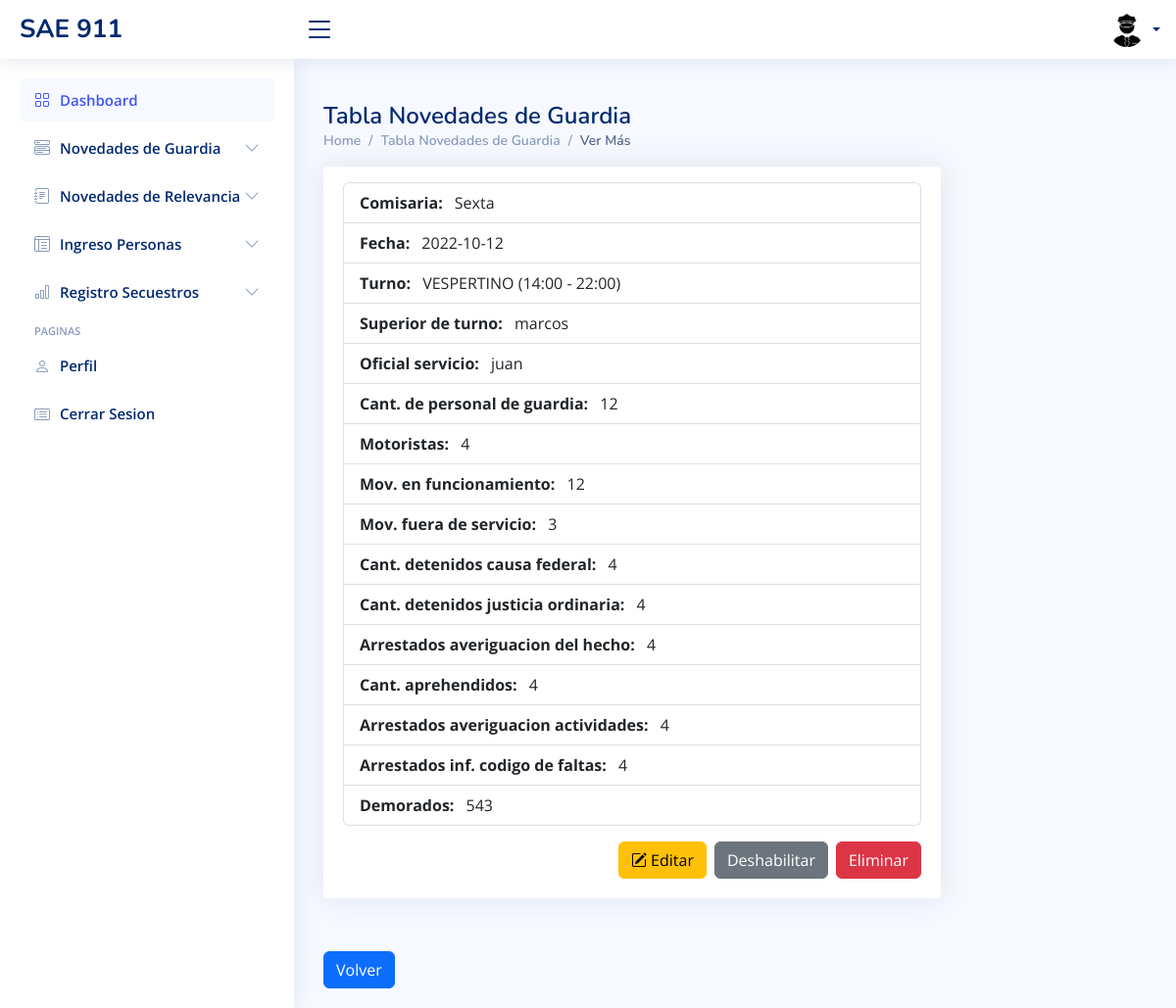
/novedades-ver-mas.php?id=7, run on the app's committed database.
### tables this page shows
CREATE TABLE `comisarias` (
  `idComisaria` int NOT NULL,
  `nombre` varchar(50) NOT NULL,
  `direccion` varchar(50) NOT NULL,
  `provincia` varchar(50) NOT NULL,
  `departamento` varchar(50) NOT NULL,
  `localidad` varchar(50) NOT NULL,
  `telefono` varchar(50) NOT NULL,
  `latitud` varchar(50) NOT NULL,
  `longitud` varchar(50) NOT NULL,
  `habilitado` tinyint(1) NOT NULL,
  `eliminado` tinyint(1) NOT NULL DEFAULT '0'
);

CREATE TABLE `novedades_de_guardia` (
  `id` int NOT NULL,
  `idUsuario` int NOT NULL,
  `idComisaria` int NOT NULL,
  `fecha` date NOT NULL,
  `turno` varchar(30) NOT NULL,
  `superior_de_turno` varchar(100) NOT NULL,
  `oficial_servicio` varchar(100) NOT NULL,
  `personas_de_guardia` int NOT NULL,
  `motoristas` int NOT NULL,
  `mov_funcionamiento` varchar(250) NOT NULL,
  `mov_fuera_de_servicio` varchar(250) NOT NULL,
  `detenidos_causa_federal` int NOT NULL,
  `detenidos_justicia_ordinaria` int NOT NULL,
  `arres_averiguacion_de_hecho` int NOT NULL,
  `aprehendidos` int NOT NULL,
  `arres_averiguacion_actividades` int NOT NULL,
  `arres_info_codigo_de_faltas` int NOT NULL,
  `demorados` int NOT NULL
);

### novedades-ver-mas.php (the view, shortened to what this page needs)
<?php
    include('conexion.php');
    $idNovedades=$_GET['id'];
    $consultaSelectNovedades="SELECT * FROM novedades_de_guardia WHERE id=$idNovedades";
    $resultadoSelectNovedades=mysqli_query($conexion,$consultaSelectNovedades);
    if ($row = $resultadoSelectNovedades->fetch_assoc()) {
      $idComisaria=$row['idComisaria'];
      $fecha = $row['fecha'];
      $turno = $row['turno'];
      $superior_de_turno = $row['superior_de_turno'];
      $oficial_servicio = $row['oficial_servicio'];
      $personas_de_guardia = $row['personas_de_guardia'];
      $motoristas = $row['motoristas'];
      $mov_funcionamiento = $row['mov_funcionamiento'];
      $mov_fuera_de_servicio = $row['mov_fuera_de_servicio'];
      $detenidos_causa_federal = $row['detenidos_causa_federal'];
      $detenidos_justicia_ordinaria = $row['detenidos_justicia_ordinaria'];
      $arres_averiguacion_de_hecho = $row['arres_averiguacion_de_hecho'];
      $aprehendidos = $row['aprehendidos'];
      $arres_averiguacion_actividades = $row['arres_averiguacion_actividades'];
      $arres_info_codigo_de_faltas = $row['arres_info_codigo_de_faltas'];
      $demorados = $row['demorados'];
    }
    $consultaSelectComisarias="SELECT * FROM comisarias WHERE idComisaria=$idComisaria";
    $resultadoSelectComisarias=mysqli_query($conexion,$consultaSelectComisarias);
    if ($row2=$resultadoSelectComisarias->fetch_assoc()) {
      $nombreComisaria=$row2['nombre'];
    }
 ?>
<!DOCTYPE html>
<html lang="en">
<head>
  <link href="assets/vendor/bootstrap/css/bootstrap.min.css" rel="stylesheet">
  <link href="assets/vendor/bootstrap-icons/bootstrap-icons.css" rel="stylesheet">
  <link href="assets/vendor/boxicons/css/boxicons.min.css" rel="stylesheet">
  <link href="assets/vendor/quill/quill.snow.css" rel="stylesheet">
  <link href="assets/vendor/quill/quill.bubble.css" rel="stylesheet">
  <link href="assets/vendor/remixicon/remixicon.css" rel="stylesheet">
  <link href="assets/vendor/simple-datatables/style.css" rel="stylesheet">
  <link href="assets/css/style.css" rel="stylesheet">
</head>
<body>
  <?php include("./template/dashboard.php")?>
  <?php  if($_SESSION['rol'] == 1){
      include ("./template/admin.php");
    }else{
      include ("./template/usuario.php");
    }
  ?>
  <main id="main" class="main">
    <div class="pagetitle">
        <h1>Tabla Novedades de Guardia</h1>
        <nav>
          <ol class="breadcrumb">
            <li class="breadcrumb-item"><a href="inicio-dashboard.php">Home</a></li>
            <li class="breadcrumb-item"><a href="novedades-tabla.php">Tabla Novedades de Guardia</a></li>
            <li class="breadcrumb-item active">Ver Más</li>
          </ol>
        </nav>
    </div>
    <div class="card w-75 pt-3">
      <div class="card-body">
          <ul class="list-group">
          <li class="list-group-item fw-bold">Comisaria: <span class="fw-normal ms-2"><?php echo $nombreComisaria ?></span></li>
          <li class="list-group-item fw-bold">Fecha: <span class="fw-normal ms-2"><?php echo $fecha ?></span></li></li>
          <li class="list-group-item fw-bold">Turno: <span class="fw-normal ms-2"><?php echo $turno ?></span></li>
          <li class="list-group-item fw-bold">Superior de turno: <span class="fw-normal ms-2"><?php echo $superior_de_turno ?></span></li>
          <li class="list-group-item fw-bold">Oficial servicio: <span class="fw-normal ms-2"><?php echo $oficial_servicio ?></span></li>
          <li class="list-group-item fw-bold">Cant. de personal de guardia: <span class="fw-normal ms-2"><?php echo $personas_de_guardia ?></span></li>
          <li class="list-group-item fw-bold">Motoristas: <span class="fw-normal ms-2"><?php echo $motoristas ?></span></li>
          <li class="list-group-item fw-bold">Mov. en funcionamiento: <span class="fw-normal ms-2"><?php echo $mov_funcionamiento ?></span></li>
          <li class="list-group-item fw-bold">Mov. fuera de servicio: <span class="fw-normal ms-2"><?php echo $mov_fuera_de_servicio ?></span></li>
          <li class="list-group-item fw-bold">Cant. detenidos causa federal: <span class="fw-normal ms-2"><?php echo $detenidos_causa_federal ?></span></li>
          <li class="list-group-item fw-bold">Cant. detenidos justicia ordinaria: <span class="fw-normal ms-2"><?php echo $detenidos_justicia_ordinaria ?></span></li>
          <li class="list-group-item fw-bold">Arrestados averiguacion del hecho: <span class="fw-normal ms-2"><?php echo $arres_averiguacion_de_hecho ?></span></li>
          <li class="list-group-item fw-bold">Cant. aprehendidos: <span class="fw-normal ms-2"><?php echo $aprehendidos ?></span></li>
          <li class="list-group-item fw-bold">Arrestados averiguacion actividades: <span class="fw-normal ms-2"><?php echo $arres_averiguacion_actividades ?></span></li>
          <li class="list-group-item fw-bold">Arrestados inf. codigo de faltas: <span class="fw-normal ms-2"><?php echo $arres_info_codigo_de_faltas ?></span></li>
          <li class="list-group-item fw-bold">Demorados: <span class="fw-normal ms-2"><?php echo $demorados ?></span></li>
        </ul>
        <button type="button" class="btn btn-danger float-end mt-3 ms-2" data-bs-toggle="modal" data-bs-target="#eliminarNovedadesGuardia">
          Eliminar
        </button>
        <button type="button" class="btn btn-secondary float-end mt-3 ms-2" data-bs-toggle="modal" data-bs-target="#deshabilitarNovedadesGuardia">
          Deshabilitar
        </button>
        <button type="button" class="btn btn-warning float-end mt-3" data-bs-toggle="modal" data-bs-target="#staticBackdrop">
          <i class="bi bi-pencil-square"></i>
          Editar
        </button>
      </div>
    </div>
    <br>
    <a class="btn btn-primary" href="novedades-tabla.html">Volver</a>
  </main>
</body>
</html>

### template/dashboard.php (shortened to what this page needs)
<header id="header" class="header fixed-top d-flex align-items-center">
    <div class="d-flex align-items-center justify-content-between">
      <a href="inicio-dashboard.php" class="logo d-flex align-items-center">
        <span class="d-none d-lg-block">SAE 911</span>
      </a>
      <i class="bi bi-list toggle-sidebar-btn"></i>
    </div>
    <nav class="header-nav ms-auto">
      <ul class="d-flex align-items-center">
        <li class="nav-item dropdown pe-3">
          <a class="nav-link nav-profile d-flex align-items-center pe-0" href="#" data-bs-toggle="dropdown">
          <img src="assets/img/siluetaPolicia.jpg" alt="Profile" class="rounded-circle">
            <span class="d-none d-md-block dropdown-toggle ps-2"><?php echo $_SESSION['usuario'];?></span>
          </a>
        </li>
      </ul>
    </nav>
  </header>

### template/usuario.php (shortened to what this page needs)
<aside id="sidebar" class="sidebar">
<ul class="sidebar-nav" id="sidebar-nav">
  <li class="nav-item">
    <a class="nav-link " href="inicio-dashboard.php">
      <i class="bi bi-grid"></i>
      <span>Dashboard</span>
    </a>
  </li>
  <li class="nav-item">
    <a class="nav-link collapsed" data-bs-target="#components-nav" data-bs-toggle="collapse" href="#">
      <i class="bi bi-menu-button-wide"></i><span>Novedades de Guardia</span><i class="bi bi-chevron-down ms-auto"></i>
    </a>
  </li>
  <li class="nav-item">
    <a class="nav-link collapsed" data-bs-target="#forms-nav" data-bs-toggle="collapse" href="#">
      <i class="bi bi-journal-text"></i><span>Novedades de Relevancia</span><i class="bi bi-chevron-down ms-auto"></i>
    </a>
  </li>
  <li class="nav-item">
    <a class="nav-link collapsed" data-bs-target="#tables-nav" data-bs-toggle="collapse" href="#">
      <i class="bi bi-layout-text-window-reverse"></i><span>Ingreso Personas</span><i class="bi bi-chevron-down ms-auto"></i>
    </a>
  </li>
  <li class="nav-item">
    <a class="nav-link collapsed" data-bs-target="#charts-nav" data-bs-toggle="collapse" href="#">
      <i class="bi bi-bar-chart"></i><span>Registro Secuestros</span><i class="bi bi-chevron-down ms-auto"></i>
    </a>
  </li>
  <li class="nav-heading">Paginas</li>
  <li class="nav-item">
    <a class="nav-link collapsed" href="usuarios-perfil.php">
      <i class="bi bi-person"></i>
      <span>Perfil</span>
    </a>
  </li>
  <li class="nav-item">
    <a class="nav-link collapsed" href="cerrar-sesion.php">
      <i class="bi bi-card-list"></i>
      <span>Cerrar Sesion</span>
    </a>
  </li>
</ul>
</aside>

### assets/css/style.css (style rules this page uses)
:root { scroll-behavior: smooth; }
body { font-family: "Open Sans", sans-serif; background: #f6f9ff; color: #444444; }
a { color: #4154f1; text-decoration: none; }
h1, h2, h3, h4, h5, h6 { font-family: "Nunito", sans-serif; }
#main { margin-top: 60px; padding: 20px 30px; transition: all 0.3s; }
.pagetitle { margin-bottom: 10px; }
.pagetitle h1 { font-size: 24px; margin-bottom: 0; font-weight: 600; color: #012970; }
.card { margin-bottom: 30px; border: none; border-radius: 5px; box-shadow: 0px 0 30px rgba(1, 41, 112, 0.1); }
.card-body { padding: 0 20px 20px 20px; }
.breadcrumb { font-size: 14px; font-family: "Nunito", sans-serif; color: #899bbd; font-weight: 600; }
.breadcrumb a { color: #899bbd; transition: 0.3s; }
.breadcrumb .breadcrumb-item::before { color: #899bbd; }
.breadcrumb .active { color: #51678f; font-weight: 600; }
.logo { line-height: 1; }
@media (min-width: 1200px) { .logo { width: 280px; } }
.logo span { font-size: 26px; font-weight: 700; color: #012970; font-family: "Nunito", sans-serif; }
.header { transition: all 0.5s; z-index: 997; height: 60px; box-shadow: 0px 2px 20px rgba(1, 41, 112, 0.1); background-color: #fff; padding-left: 20px; }
.header .toggle-sidebar-btn { font-size: 32px; padding-left: 10px; cursor: pointer; color: #012970; }
.header-nav ul { list-style: none; }
.header-nav>ul { margin: 0; padding: 0; }
.header-nav .nav-profile { color: #012970; }
.header-nav .nav-profile img { max-height: 36px; }
.header-nav .nav-profile span { font-size: 14px; font-weight: 600; }
.sidebar { position: fixed; top: 60px; left: 0; bottom: 0; width: 300px; z-index: 996; transition: all 0.3s; padding: 20px; overflow-y: auto; scrollbar-width: thin; scrollbar-color: #aab7cf transparent; box-shadow: 0px 0px 20px rgba(1, 41, 112, 0.1); background-color: #fff; }
@media (min-width: 1200px) { #main, #footer { margin-left: 300px; } }
.sidebar-nav { padding: 0; margin: 0; list-style: none; }
.sidebar-nav li { padding: 0; margin: 0; list-style: none; }
.sidebar-nav .nav-item { margin-bottom: 5px; }
.sidebar-nav .nav-heading { font-size: 11px; text-transform: uppercase; color: #899bbd; font-weight: 600; margin: 10px 0 5px 15px; }
.sidebar-nav .nav-link { display: flex; align-items: center; font-size: 15px; font-weight: 600; color: #4154f1; transition: 0.3; background: #f6f9ff; padding: 10px 15px; border-radius: 4px; }
.sidebar-nav .nav-link i { font-size: 16px; margin-right: 10px; color: #4154f1; }
.sidebar-nav .nav-link.collapsed { color: #012970; background: #fff; }
.sidebar-nav .nav-link.collapsed i { color: #899bbd; }
.sidebar-nav .nav-link .bi-chevron-down { margin-right: 0; transition: transform 0.2s ease-in-out; }

### data on the page
comisarias: nombre "Sexta"
novedades_de_guardia: fecha "2022-10-12", turno "VESPERTINO (14:00 - 22:00)", superior_de_turno "marcos", oficial_servicio "juan", personas_de_guardia "12", motoristas "4", mov_funcionamiento "12", mov_fuera_de_servicio "3", detenidos_causa_federal "4", detenidos_justicia_ordinaria "4", arres_averiguacion_de_hecho "4", aprehendidos "4", arres_averiguacion_actividades "4", arres_info_codigo_de_faltas "4", demorados "543"
